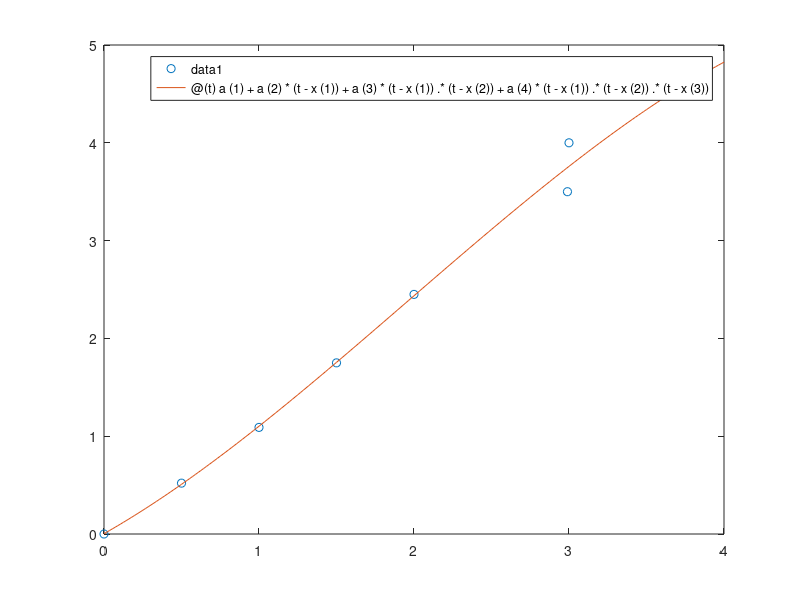

Source code (MATLAB):
clear
%mk metod
x=[0; 0.5; 1; 1.5; 2; 2.99; 3];
y=[0; 0.52; 1.09; 1.75; 2.45; 3.5; 4];

A=[ x x.^2];
B = A' *A;
C =  A' * y;

d=B\C; 

coeff1=d(1); 
coeff2=d(2);

n=length(x);
e=norm(A*d-y)/sqrt(n);

xmq = 0:1/100:3;
ymq = coeff2*(xmq.^2) + coeff1*xmq  ;

 %Polynominterpolation
x = [0, 0.5, 1, 1.5, 2, 2.99, 3];
y = [0, 0.52, 1.09, 1.75, 2.45, 3.5, 4.0];
p = polyfit(x,y,6);
f = @(x) polyval(p,x);

a =min(x):1/100:max(x);

plot(x,y,'o',a,f(a),'--', xmq,ymq,'-');

%%
% Polynominterpolation med Newtons ansats
clear
% Datapunkter att interpolera
x = [0 0.5 1 1.5 2 2.99 3]';
y = [0 0.52 1.09 1.75 2.45 3.5 4]';

% Skapa matrisen (se slides)
B = [ones(size(x)), x-x(1), (x-x(1)).*(x-x(2)), (x-x(1)).*(x-x(2)).*(x-x(3))];

% Lös
a = B\y;

% Polynomet
p = @(t) a(1) + a(2)*(t-x(1)) + a(3)*(t-x(1)).*(t-x(2)) + a(4)*(t-x(1)).*(t-x(2)).*(t-x(3));

% Plotta datapunkter och polynom
clf
plot(x, y, 'o')
hold on

fplot(p, [0, 4])